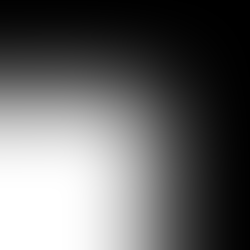
%> input picture code/Bilder/example2.bmp, 250 x 250 px
$ octave --eval "test;"   (GNU Octave 9; MATLAB toolbox functions it lacks are replaced by stand-ins)
%> lines starting %> are read from the running program, lines starting %| are printed output that depends on the picture
### code/Testfiles/pot2grad.m
%potential map to gradient field

%example:
%pot2grad('img.bmp','bmp')

function [Fx,Fy,pot]=pot2grad(filename,filetype);
%> called with filename = 'Bilder/example2.bmp', filetype = 'bmp'
parameters;
pot=imread(filename,filetype);      %Einlesen Bild
%> pot is the input picture: size 250x250 uint8; min 0, max 255, mean 100.3
pot=double(pot);%Umwandlung in doubles, komischerweise n鰐ig..
%> pot: size 250x250 double
pot=pot(:,:,1);
pot=flipud(pot);
pot=fliplr(pot);
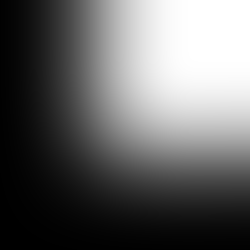
%> pot: size 250x250 double; min 0, max 255, mean 100.3; mean of the top-left, top-right, bottom-left and bottom-right quarters 72, 235.4, 22, 71.9
[Fx,Fy]=gradient(pot); %Gradient aus Potentialfeld
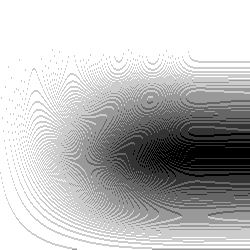
%> Fy: size 250x250 double; min -2.5, max 0, mean -0.638; drawn with min black and max white
Fx=fliplr(Fx);
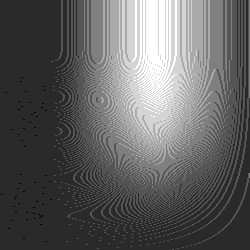
%> Fx: size 250x250 double; min -0.5, max 2.5, mean 0.637; mean of the top-left, top-right, bottom-left and bottom-right quarters 0.445, 1.51, 0.134, 0.46; drawn with min black and max white
Fy=fliplr(Fy);
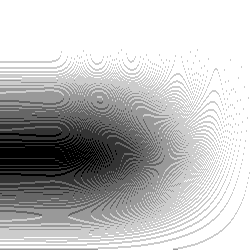
%> Fy: size 250x250 double; min -2.5, max 0, mean -0.638; mean of the top-left, top-right, bottom-left and bottom-right quarters -0.446, -0.137, -1.51, -0.46; drawn with min black and max white
Fx=-Fx;
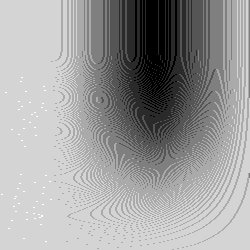
%> Fx: size 250x250 double; min -2.5, max 0.5, mean -0.637; drawn with min black and max white
Fx=grad_faktor*Fx;                  %Streckung
Fy=grad_faktor*Fy;
quiver(Fx,Fy)
pot=fliplr(pot);
end

### code/Testfiles/parameters.m
%parameters
nof_agents=20;
pxm=15; %pixel pro meter

v0=1.3*pxm;     %durchschnittliche Laufgeschwindigkeit
s=0.3*pxm;      %Standardabweichung von v0
Tau=0.5;    %Faktor bei Kraft zum Ziel
t=0.1;     %delta t

a=[180 200];      %erster Zielbereich, x-Bereich
b=[80 100];    %y-Bereich

grad_faktor=2000/255;    %Faktor gradient
iter=300;                %Anzahl Iterationen

%Pixel - Meter Verh鋖tnis
A1=5*pxm;
r_agents=2*0.3*pxm;
B1=0.1*pxm;
lambda=0.75;
A2=3*pxm;
B2=0.2*pxm;

percentage=0.5;     %The value of papertaker in % (zufallsverteilt)


% Bild wird eingelesen, als Hintergrund, wird auch f黵 polygon_id
% gebraucht!
%[X,map]=imread('Bilder/Karte.bmp','bmp');
% gray=ind2gray(X,map);        %indexed to graustufen Bild konvertieren
% gray=flipud(gray);

### code/Testfiles/test.m
function test()


[Gx,Gy,pot]=pot2grad('Bilder/example2.bmp','bmp'); %Bild einlesen
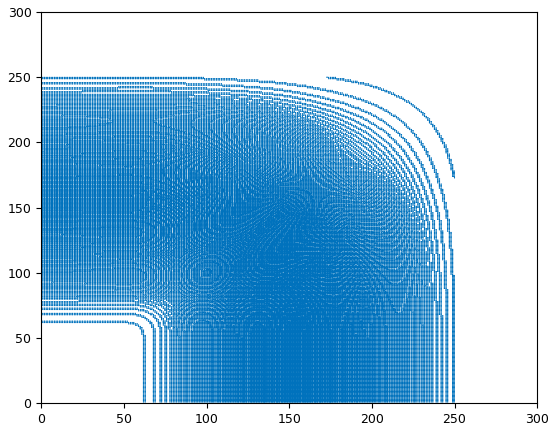
%> figure redrawn from the program's plot data; highest point at x = 1, y = 250; highest point at x = 172.8, y = 250
%> `test;`:
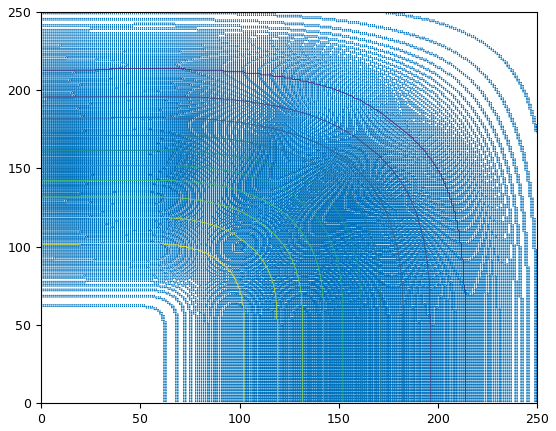
%> figure redrawn from the program's plot data; highest point at x = 1, y = 250; highest point at x = 172.8, y = 250
quiver(Gx,Gy)
hold on
contour(pot)
axis([0 250 0 250])
hold off
end
